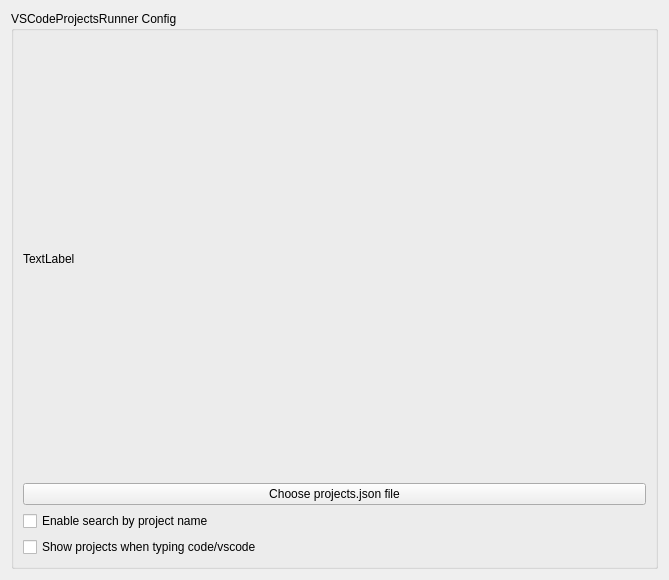
<?xml version="1.0" encoding="UTF-8"?>
<ui version="4.0">
 <author>%{AUTHOR}</author>
 <class>VSCodeProjectsRunnerConfigUi</class>
 <widget class="QWidget" name="VSCodeProjectsRunnerConfigUi">
  <property name="geometry">
   <rect>
    <x>0</x>
    <y>0</y>
    <width>669</width>
    <height>580</height>
   </rect>
  </property>
  <property name="minimumSize">
   <size>
    <width>300</width>
    <height>0</height>
   </size>
  </property>
  <layout class="QVBoxLayout" name="verticalLayout">
   <item>
    <widget class="QGroupBox" name="parentLayout">
     <property name="enabled">
      <bool>true</bool>
     </property>
     <property name="minimumSize">
      <size>
       <width>0</width>
       <height>0</height>
      </size>
     </property>
     <property name="layoutDirection">
      <enum>Qt::LeftToRight</enum>
     </property>
     <property name="title">
      <string>VSCodeProjectsRunner Config</string>
     </property>
     <layout class="QVBoxLayout" name="verticalLayout_4">
      <item>
       <layout class="QVBoxLayout" name="verticalLayout_2">
        <item>
         <widget class="QLabel" name="fileLabel">
          <property name="text">
           <string>TextLabel</string>
          </property>
         </widget>
        </item>
        <item>
         <widget class="QPushButton" name="fileChooserButton">
          <property name="text">
           <string>Choose projects.json file</string>
          </property>
         </widget>
        </item>
       </layout>
      </item>
      <item>
       <widget class="QCheckBox" name="showProjectsByName">
        <property name="text">
         <string>Enable search by project name</string>
        </property>
       </widget>
      </item>
      <item>
       <widget class="QCheckBox" name="showProjectsByApplication">
        <property name="text">
         <string>Show projects when typing code/vscode</string>
        </property>
       </widget>
      </item>
     </layout>
    </widget>
   </item>
  </layout>
 </widget>
 <resources/>
 <connections/>
</ui>
